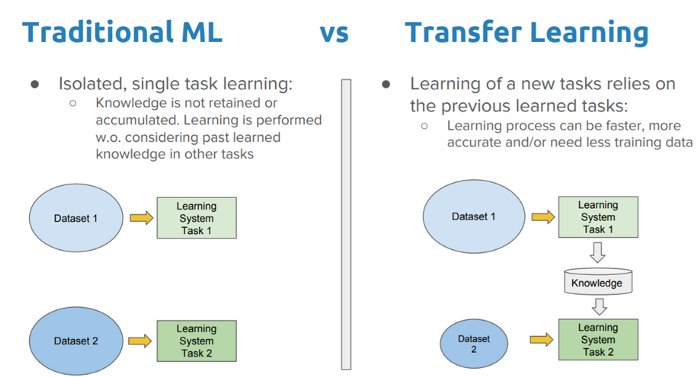
#> input picture img/1_9GTEzcO8KxxrfutmtsPs3Q.png, 700 x 377 px, given as the content of the folder ./data/goat, which was not available
$ jupyter execute process_data.ipynb
#> lines starting #> are read from the running program, lines starting #| are printed output that depends on the picture; after the words box and inside, x2 and y2 are one past the last pixel; in counts of white or black regions, pixels touching at a corner belong together; pictures that were not available may be replaced by others from this repository, and a replacement may not be noted
[cell 1]
import os
import numpy as np
import matplotlib.pyplot as plt
import matplotlib.image as mpimg

import cv2

[cell 2]
# defining global variable path
image_path = "./data"
output_path = "./processed_data"

def loadImages(path):
    # Put files into lists and return them as one list of size 4
    file_path = os.path.join(image_path, path)
    image_files = sorted([os.path.join(file_path, file)
         for file in os.listdir(file_path) if      file.endswith('.png')])

    return image_files

[cell 3]
from numpy import *

# [43 lines left out: function rof_denoise, not called in this run]

[cell 4]
# Display one image
def display_one(a, title1 = "Original"):
    plt.imshow(a, cmap=plt.get_cmap('gray')), plt.title(title1)
    plt.xticks([]), plt.yticks([])
    plt.show()
# Display two images
def display(a, b, title1 = "Original", title2 = "Edited"):
    plt.subplot(121), plt.imshow(a, cmap=plt.get_cmap('gray')), plt.title(title1)
    plt.xticks([]), plt.yticks([])
    plt.subplot(122), plt.imshow(b, cmap=plt.get_cmap('gray')), plt.title(title2)
    plt.xticks([]), plt.yticks([])
    plt.show()

[cell 5]

# Preprocessing
def processing(path):

    # loading image
#> called with path = 'goat'
    data = loadImages(path)
    # Getting 3 images to work with
    img = [cv2.imread(i, cv2.IMREAD_UNCHANGED) for i in data]
#> img = 1 item

    display_one(img[0])
    print('Original size',img[0].shape)
#| Original size (377, 700, 3)
    # --------------------------------
    # setting dim of the resize
    height = 220
    width = 220
    dim = (width, height)
    res_img = []
    for i in range(len(img)):
        res = cv2.resize(img[i], dim, interpolation=cv2.INTER_LINEAR)
#         res = cv2.resize(img[i], dim)
        res_img.append(res)
#> this loop made 1 pass
#> pass 1, in processing, `res = cv2.resize(img[i], dim, interpolation=cv2.INTER_LINEAR)`:
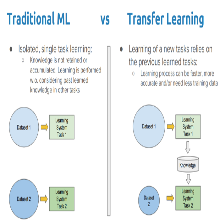
#> res: shape (220, 220, 3); mean of channels 0, 1, 2 242.4, 241.7, 237.5; drawn as B, G, R
#> after the loop, res_img = 1 item

    # Checcking the size
    print("RESIZED", res_img[0].shape)
#| RESIZED (220, 220, 3)

#     # Visualizing one of the images in the array
#     original = res_img[0]
#     display_one(original)

    # ----------------------------------
    # Remove noise
    # Gaussian
    no_noise = []
    for i in range(len(res_img)):
        # basic way
        image = res_img[i]
        blur = cv2.GaussianBlur(image, (5, 5), 0)
#         im = np.array(res_img[i])
#         U,T = rof_denoise(im,im)

#         display(original, image, 'Original', 'Blured')


        # Segmentation
        gray = cv2.cvtColor(blur, cv2.COLOR_BGR2GRAY)
#         display(image, gray, 'Original', 'GRAY')
        print(gray)
        ret, thresh = cv2.threshold(gray, 0, 255, cv2.THRESH_BINARY_INV + cv2.THRESH_OTSU)

        # Displaying segmented images
#         display(original, thresh, 'Original', 'Segmented')


        # Further noise removal
        kernel = np.ones((3, 3), np.uint8)
        opening = cv2.morphologyEx(thresh, cv2.MORPH_OPEN, kernel, iterations=5)

        # sure background area
        sure_bg = cv2.dilate(opening, kernel, iterations=3)

        # Finding sure foreground area
        dist_transform = cv2.distanceTransform(opening, cv2.DIST_L2, 3)
        ret, sure_fg = cv2.threshold(dist_transform, 0.5 * dist_transform.max(), 255, 0)

        # Finding unknown region
        sure_fg = np.uint8(sure_fg)
        unknown = cv2.subtract(sure_bg, sure_fg)

        #Displaying segmented back ground
#         display(original, sure_bg, 'Original', 'Segmented Background')


        #---------------------------------

        # Marker labelling
        ret, markers = cv2.connectedComponents(sure_fg)

        # Add one to all labels so that sure background is not 0, but 1
        markers = markers + 1

        # Now, mark the region of unknown with zero
        markers[unknown == 255] = 0

        markers = cv2.watershed(image, markers)
        image[markers == -1] = [255, 0, 0]
        # Displaying markers on the image
        display(image, markers, 'Original', 'Marked')
        file_name = os.path.join(output_path, path , "image_" + str(i) +'.png')
        cv2.imwrite(file_name,sure_fg)
#> this loop made 1 pass
#> kernel on pass 1: [[1, 1, 1], [1, 1, 1], [1, 1, 1]]
#> (printed output is left out)
#> pass 1, in processing, `gray = cv2.cvtColor(blur, cv2.COLOR_BGR2GRAY)`:
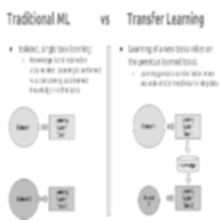
#> gray: shape (220, 220); min 83, max 255, mean 240.5
#> pass 1, in processing, `ret, thresh = cv2.threshold(gray, 0, 255, cv2.THRESH_BINARY_INV + cv2...`:
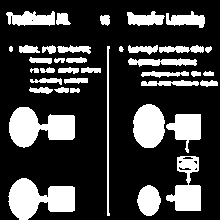
#> thresh: shape (220, 220); 24.4% white; 38 white regions, largest, box (x1, y1, x2, y2) and area: (8, 178, 75, 220) 1756, (9, 107, 75, 148) 1691, (133, 104, 165, 148) 1123
#> pass 1, in processing, `opening = cv2.morphologyEx(thresh, cv2.MORPH_OPEN, kernel, iterations=5)`:
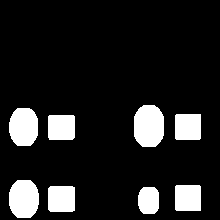
#> opening: shape (220, 220); 12.8% white; 8 white regions, largest, box (x1, y1, x2, y2) and area: (134, 105, 164, 147) 1090, (9, 180, 39, 218) 966, (9, 108, 38, 146) 938
#> pass 1, in display, `plt.show()`:
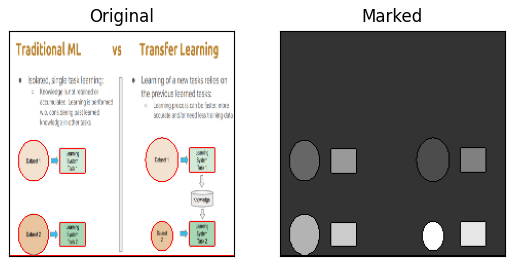
#> figure drawn by matplotlib, 2 panels
#> after the loop:
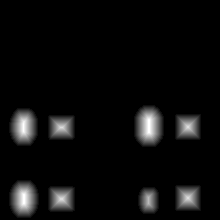
#> dist_transform: shape (220, 220) float32; min 0, max 14.32, mean 0.67; drawn with min black and max white
#> after the loop:
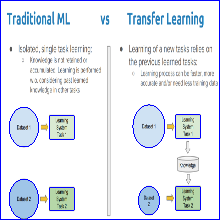
#> image: shape (220, 220, 3); mean of channels 0, 1, 2 243.6, 234.3, 230.3; drawn as B, G, R
#> after the loop:
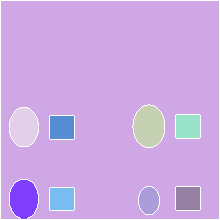
#> markers: shape (220, 220) int32; 10 distinct labels, from -1 to 9; one colour per label, 0 black, -1 white
#> after the loop:
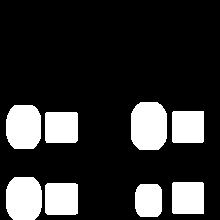
#> sure_bg: shape (220, 220); 19.1% white; 8 white regions, largest, box (x1, y1, x2, y2) and area: (131, 102, 167, 150) 1558, (6, 177, 42, 220) 1390, (6, 105, 41, 149) 1376
#> after the loop:
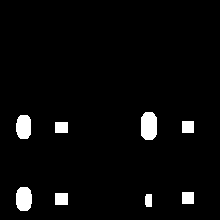
#> sure_fg: shape (220, 220); 3.6% white; 8 white regions, largest, box (x1, y1, x2, y2) and area: (141, 112, 157, 140) 403, (16, 187, 32, 211) 334, (16, 115, 31, 139) 316
#         cv2.imshow('BGR Image',  np.array(markers, dtype = np.uint8 ))

$ run again, on img/accurancy.png
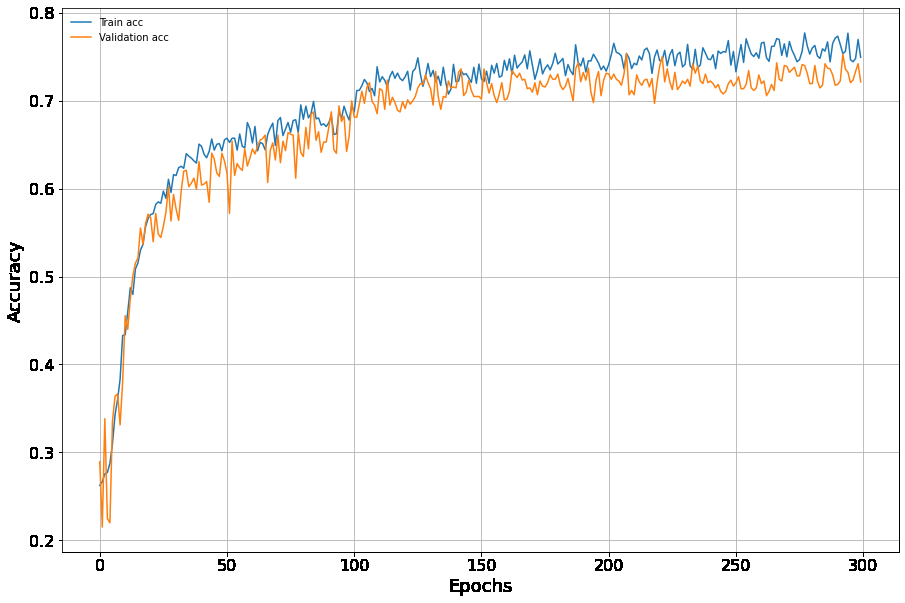
#> input picture img/accurancy.png, 905 x 603 px, given as the content of the folder ./data/goat, which was not available
#> img = 1 item
#| Original size (603, 905, 4)
#> the loop in processing, `for i in range(len(img)):` made 1 pass
#> pass 1, in processing, `res = cv2.resize(img[i], dim, interpolation=cv2.INTER_LINEAR)`:
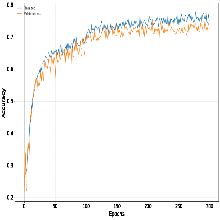
#> res: shape (220, 220, 4); mean of channels 0, 1, 2, 3 248.7, 249.5, 250.2, 214.5; drawn as B, G, R
#| RESIZED (220, 220, 4)
#> the loop in processing, `for i in range(len(res_img)):` made 1 pass
#> kernel on pass 1: [[1, 1, 1], [1, 1, 1], [1, 1, 1]]
#> (printed output is left out)
#> pass 1, in processing, `ret, thresh = cv2.threshold(gray, 0, 255, cv2.THRESH_BINARY_INV + cv2...`:
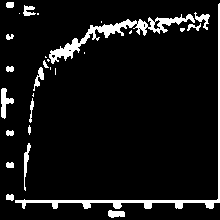
#> thresh: shape (220, 220); 7.7% white; 29 white regions (11 under 20 px), largest, box (x1, y1, x2, y2) and area: (15, 3, 220, 209) 1289, (49, 14, 195, 64) 1250, (1, 88, 14, 119) 192
